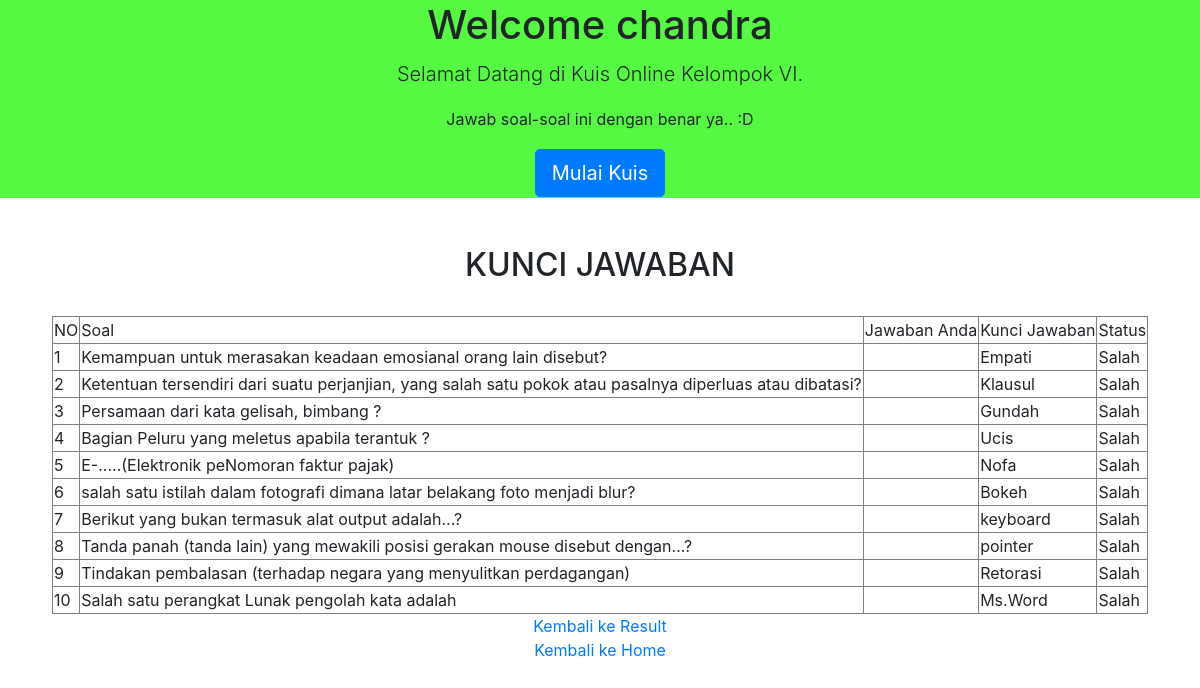
Before: /halaman/index.php?page=kunci with the older database file.
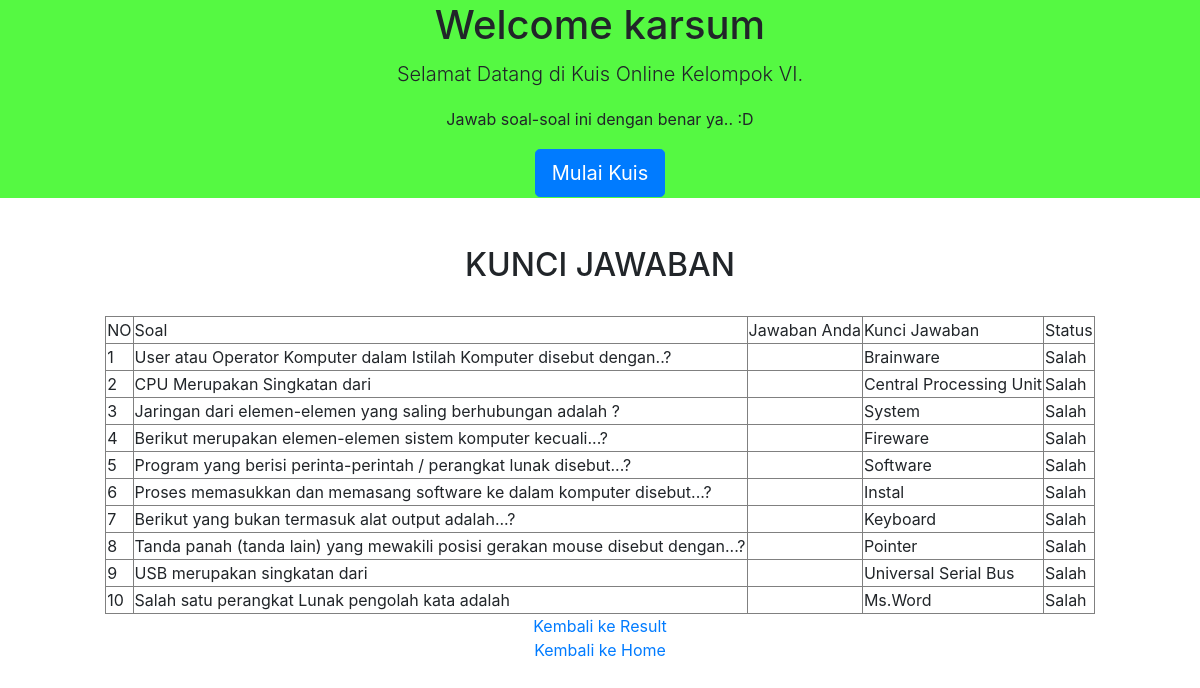
After: the same page with the newer database file.
### tables this page shows
CREATE TABLE `peserta` (
  `id_user` int(20) NOT NULL,
  `nama` varchar(100) NOT NULL,
  `email` varchar(20) NOT NULL,
  `alamat` text NOT NULL
);

CREATE TABLE `tbl_soal` (
  `id_soal` int(5) NOT NULL,
  `soal` text NOT NULL,
  `a` varchar(30) NOT NULL,
  `b` varchar(30) NOT NULL,
  `c` varchar(30) NOT NULL,
  `d` varchar(30) NOT NULL,
  `knc_jawaban` varchar(30) NOT NULL,
  `jawaban` varchar(100) NOT NULL,
  `aktif` enum('Y','N') NOT NULL DEFAULT 'Y'
);

### halaman/kunci.php (the view, shortened to what this page needs)
<?php
    include '../koneksi.php';
    $jawab = $_SESSION['jawab'];
?>
<!DOCTYPE html>
<html>
<head>
</head>
<body>
 	<center><h2>KUNCI JAWABAN</h2></center><BR>
    <table border="1" align="center" style="text-align: ">
        <tr>
            <td>NO</td>
            <td>Soal</td>
            <td>Jawaban Anda</td>
            <td>Kunci Jawaban</td>
            <td>Status</td>
        </tr>
        <?php
            $i = 0;
            $benar = $salah = 0;
            $sql =mysqli_query($koneksi,"select * from tbl_soal WHERE aktif='Y'");
            while($key = mysqli_fetch_array($sql)){
        ?>
        <tr>
            <td><?php echo $i+1; ?></td>
            <td><?php echo $key['soal']; ?></td>
            <td><?php echo $jawab[$i] ?></td>
            <td><?php echo $key['jawaban']; ?></td>
            <td>
                <?php
                    if ($jawab[$i] == $key['jawaban']) {
                        echo "Benar";
                        $benar++;
                    }else{
                        echo "Salah";
                    }
                 ?>
            </td>
        </tr>
        <?php
                $i++;
            }
         ?>
    </table>
 	<div align="center"><a href="index.php?page=jawab">Kembali ke Result</a></div>
	<div align="center"><a href="../index.php">Kembali ke Home</a></div>
</body>
</html>

### halaman/index.php (shortened to what this page needs)
<!doctype html>
<html>
<head>
	<link rel="stylesheet" href="../asset/css/bootstrap.css">
</head>
<body>
	<?php
	include"../koneksi.php";
	$qry=mysqli_query($koneksi, "select nama from peserta order by id_user desc");
	$data=mysqli_fetch_array($qry);
	$nama=$data['nama'];
	?>
	<table border="0" width="100%" bgcolor="#55F942">
		<tr>
			<td>
				<center><h1>Welcome <?php echo "$nama"; ?></h1></center>
		    </td>
		</tr>
		<tr>
			<td>
				<center><p class="lead">Selamat Datang di Kuis Online Kelompok VI.</p></center>
			</td>
		</tr>
		<tr>
			<td>
				<center><p>Jawab soal-soal ini dengan benar ya.. :D</p></center>
			</td>
		</tr>
		<tr>
			<td><center><a class="btn btn-primary btn-lg" href="index.php?page=soal" role="button">Mulai Kuis</a></center></td>
		</tr>
	</table> <br><br>
<?php
if(isset($_GET['page']))
{$page=$_GET['page'];
 switch($page)
{
 case "kunci":
 include "../halaman/kunci.php";
 break;
}
}
?>
</body>
</html>

Changed rows visible on the page:
removed peserta: nama "chandra"
removed tbl_soal: soal "Kemampuan untuk merasakan keadaan emosianal orang lain disebut?", jawaban "Empati", shows "Salah"
removed tbl_soal: soal "Ketentuan tersendiri dari suatu perjanjian, yang salah satu pokok atau pasalnya diperluas atau dibatasi?", jawaban "Klausul", shows "Salah"
removed tbl_soal: soal "Persamaan dari kata gelisah, bimbang ?", jawaban "Gundah", shows "Salah"
removed tbl_soal: soal "Bagian Peluru yang meletus apabila terantuk ?", jawaban "Ucis", shows "Salah"
removed tbl_soal: soal "salah satu istilah dalam fotografi dimana latar belakang foto menjadi blur?", jawaban "Bokeh", shows "Salah"
removed tbl_soal: soal "Tindakan pembalasan (terhadap negara yang menyulitkan perdagangan)", jawaban "Retorasi", shows "Salah"
now on this page (row unchanged): peserta: nama "karsum"
added tbl_soal: soal "User atau Operator Komputer dalam Istilah Komputer disebut dengan..?", jawaban "Brainware", shows "Salah"
added tbl_soal: soal "CPU Merupakan Singkatan dari", jawaban "Central Processing Unit", shows "Salah"
added tbl_soal: soal "Jaringan dari elemen-elemen yang saling berhubungan adalah ?", jawaban "System", shows "Salah"
added tbl_soal: soal "Berikut merupakan elemen-elemen sistem komputer kecuali...?", jawaban "Fireware", shows "Salah"
changed tbl_soal: soal "E-.....(Elektronik peNomoran faktur pajak)" → "Program yang berisi perinta-perintah / perangkat lunak disebut...?"; jawaban "Nofa" → "Software"
added tbl_soal: soal "Proses memasukkan dan memasang software ke dalam komputer disebut...?", jawaban "Instal", shows "Salah"
changed tbl_soal "Berikut yang bukan termasuk alat output adalah...?": jawaban "keyboard" → "Keyboard"
changed tbl_soal "Tanda panah (tanda lain) yang mewakili posisi gerakan mouse disebut dengan...?": jawaban "pointer" → "Pointer"
added tbl_soal: soal "USB merupakan singkatan dari", jawaban "Universal Serial Bus", shows "Salah"
